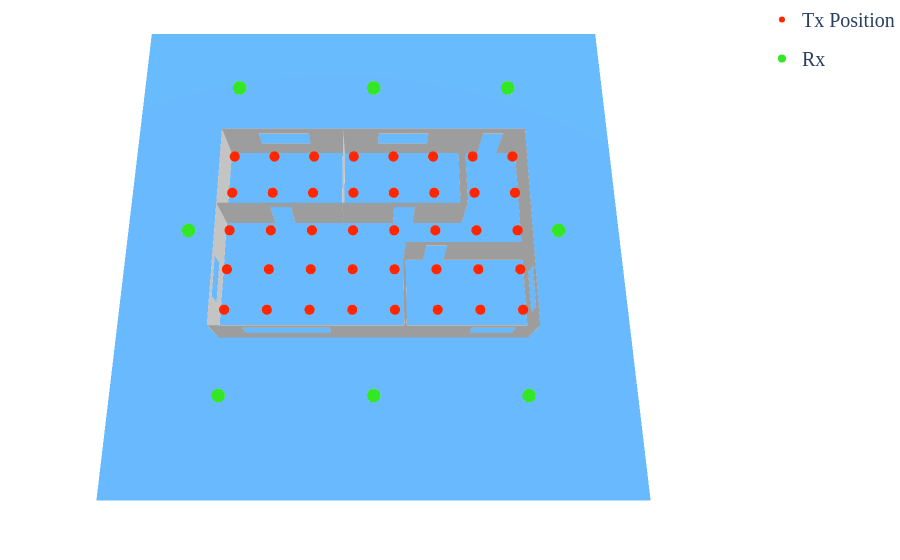

This figure's notebook cell:
### Code cell
# Define your perfect camera angle
my_camera = dict(
    up=dict(x=0, y=0, z=1),       # Which way is "up"
    center=dict(x=0, y=-0.2, z=0),   # Where the camera is looking
    eye=dict(x=0, y=-1, z=2.5)  # Where the camera is located (zoom and rotation)
)

fig.update_layout(
    scene_camera=my_camera,       # Apply the camera!
    paper_bgcolor='white', 
    plot_bgcolor='white',
    font=dict(size=20, family='serif'),
    # ... (rest of your layout)
)

### Figure 1 — Plotly figure (JSON) as saved in the notebook; plotly's stock layout.template omitted (floating-point values rounded to 4 significant figures)
{"data": [{"color": "#41A8FC", "flatshading": true, "hoverinfo": "name", "i": [0, 0], "j": [1, 2], "k": [2, 3], "name": "Ground", "opacity": 0.8, "type": "mesh3d", "x": [-12.5, 12.5, 12.5, -12.5], "y": [-12.5, -12.5, 12.5, 12.5], "z": [0.0, 0.0, 0.0, 0.0]}, {"color": "#C4C4C4", "flatshading": true, "hoverinfo": "name", "i": [0, 3, 3, 0, 0, 7, 10, 10, 7, 13, 15, 12, 16, 12, 12, 13, 3, 14, 3, 17, 19, 21, 21, 17, 21, 23, 23, 25, 27, 27, 25, 31, 25, 34, 36, 31, 31, 29, 29, 34, 34, 37, 39, 41, 41, 37, 41, 43, 43, 45, 45, 49, 52, 52, 56, 57, 59, 51, 60, 51, 51, 61, 61, 65, 65, 69, 72, 72, 69, 72, 76], "j": [1, 4, 5, 2, 3, 8, 6, 5, 9, 14, 7, 10, 13, 11, 16, 4, 9, 13, 8, 18, 20, 22, 23, 19, 24, 22, 19, 26, 28, 29, 27, 32, 30, 35, 25, 33, 34, 28, 33, 27, 26, 38, 40, 42, 43, 39, 44, 42, 39, 46, 47, 50, 53, 54, 49, 58, 56, 52, 57, 55, 60, 62, 63, 66, 67, 70, 73, 74, 71, 75, 72], "k": [2, 5, 6, 3, 6, 9, 5, 11, 12, 15, 12, 11, 15, 16, 15, 3, 8, 3, 14, 19, 21, 23, 24, 21, 17, 19, 18, 27, 29, 30, 30, 33, 31, 36, 31, 34, 36, 33, 32, 26, 35, 39, 41, 43, 44, 41, 37, 39, 38, 47, 48, 51, 54, 55, 51, 59, 51, 55, 59, 60, 59, 63, 64, 67, 68, 71, 74, 75, 76, 69, 69], "name": "no-name-13", "opacity": 1, "type": "mesh3d", "x": [6.5, 6.5, 7.5, 7.5, 2.75, 2.75, 5.5, -5.75, -5.75, -7.5, 5.5, 2.75, -7.5, 0.25, -3.25, -3.25, 0.25, 7.5, 7.5, 7.5, 7.5, 7.5, 7.5, 7.5, 7.5, 4.5, 6.5, 7.5, -7.5, -6.0, -2.0, -2.0, -6.0, -7.5, 7.5, 6.5, 4.5, -7.5, -7.5, -7.5, -7.5, -7.5, -7.5, -7.5, -7.5, 4.5, 4.5, 4.5, 4.5, 2.0, 4.5, 4.5, -7.5, -7.5, -5.0, -5.0, 2.0, -4.0, 1.0, 1.0, -4.0, -1.5, -1.5, -1.5, -1.5, 1.5, 1.5, 1.5, 1.5, 3.5, 3.5, 7.5, 1.5, 1.5, 2.5, 2.5, 7.5], "y": [5.0, 5.0, 5.0, 5.0, 5.0, 5.0, 5.0, 5.0, 5.0, 5.0, 5.0, 5.0, 5.0, 5.0, 5.0, 5.0, 5.0, -2.0, -4.0, -5.0, 5.0, 5.0, -5.0, -4.0, -2.0, -5.0, -5.0, -5.0, -5.0, -5.0, -5.0, -5.0, -5.0, -5.0, -5.0, -5.0, -5.0, -1.5, -3.5, -5.0, 5.0, 5.0, -5.0, -3.5, -1.5, 1.0, 5.0, 5.0, 1.0, 1.0, 1.0, 1.0, 1.0, 1.0, 1.0, 1.0, 1.0, 1.0, 1.0, 1.0, 1.0, 1.0, 5.0, 5.0, 1.0, -5.0, -1.0, -1.0, -5.0, -1.0, -1.0, -1.0, -1.0, -1.0, -1.0, -1.0, -1.0], "z": [2.0, 0.0, 0.0, 2.5, 2.0, 1.708, 2.0, 1.0, 2.0, 2.5, 0.0, 1.0, 0.0, 2.0, 2.0, 1.0, 1.0, 1.0, 1.0, 0.0, 0.0, 2.5, 2.5, 2.0, 2.0, 2.0, 2.0, 2.5, 2.5, 2.0, 2.0, 1.0, 1.0, 0.0, 0.0, 1.0, 1.0, 1.0, 1.0, 0.0, 0.0, 2.5, 2.5, 2.0, 2.0, 0.0, 0.0, 2.5, 2.5, 0.0, 0.0, 2.5, 2.5, 0.0, 0.0, 2.0, 2.0, 0.0, 0.0, 2.0, 2.0, 0.0, 0.0, 2.5, 2.5, 0.0, 0.0, 2.5, 2.5, 2.0, 0.0, 0.0, 2.5, 0.0, 0.0, 2.0, 2.5]}, {"marker": {"color": "#FF2600", "size": 6, "symbol": "circle"}, "mode": "markers", "name": "Tx Position", "showlegend": true, "type": "scatter3d", "x": [-7], "y": [-4], "z": [1.5]}, {"marker": {"color": "#FF2600", "size": 6, "symbol": "circle"}, "mode": "markers", "name": "Tx Position", "showlegend": false, "type": "scatter3d", "x": [-7], "y": [-2], "z": [1.5]}, {"marker": {"color": "#FF2600", "size": 6, "symbol": "circle"}, "mode": "markers", "name": "Tx Position", "showlegend": false, "type": "scatter3d", "x": [-7], "y": [0], "z": [1.5]}, {"marker": {"color": "#FF2600", "size": 6, "symbol": "circle"}, "mode": "markers", "name": "Tx Position", "showlegend": false, "type": "scatter3d", "x": [-7], "y": [2], "z": [1.5]}, {"marker": {"color": "#FF2600", "size": 6, "symbol": "circle"}, "mode": "markers", "name": "Tx Position", "showlegend": false, "type": "scatter3d", "x": [-7], "y": [4], "z": [1.5]}, {"marker": {"color": "#FF2600", "size": 6, "symbol": "circle"}, "mode": "markers", "name": "Tx Position", "showlegend": false, "type": "scatter3d", "x": [-5], "y": [-4], "z": [1.5]}, {"marker": {"color": "#FF2600", "size": 6, "symbol": "circle"}, "mode": "markers", "name": "Tx Position", "showlegend": false, "type": "scatter3d", "x": [-5], "y": [-2], "z": [1.5]}, {"marker": {"color": "#FF2600", "size": 6, "symbol": "circle"}, "mode": "markers", "name": "Tx Position", "showlegend": false, "type": "scatter3d", "x": [-5], "y": [0], "z": [1.5]}, {"marker": {"color": "#FF2600", "size": 6, "symbol": "circle"}, "mode": "markers", "name": "Tx Position", "showlegend": false, "type": "scatter3d", "x": [-5], "y": [2], "z": [1.5]}, {"marker": {"color": "#FF2600", "size": 6, "symbol": "circle"}, "mode": "markers", "name": "Tx Position", "showlegend": false, "type": "scatter3d", "x": [-5], "y": [4], "z": [1.5]}, {"marker": {"color": "#FF2600", "size": 6, "symbol": "circle"}, "mode": "markers", "name": "Tx Position", "showlegend": false, "type": "scatter3d", "x": [-3], "y": [-4], "z": [1.5]}, {"marker": {"color": "#FF2600", "size": 6, "symbol": "circle"}, "mode": "markers", "name": "Tx Position", "showlegend": false, "type": "scatter3d", "x": [-3], "y": [-2], "z": [1.5]}, {"marker": {"color": "#FF2600", "size": 6, "symbol": "circle"}, "mode": "markers", "name": "Tx Position", "showlegend": false, "type": "scatter3d", "x": [-3], "y": [0], "z": [1.5]}, {"marker": {"color": "#FF2600", "size": 6, "symbol": "circle"}, "mode": "markers", "name": "Tx Position", "showlegend": false, "type": "scatter3d", "x": [-3], "y": [2], "z": [1.5]}, {"marker": {"color": "#FF2600", "size": 6, "symbol": "circle"}, "mode": "markers", "name": "Tx Position", "showlegend": false, "type": "scatter3d", "x": [-3], "y": [4], "z": [1.5]}, {"marker": {"color": "#FF2600", "size": 6, "symbol": "circle"}, "mode": "markers", "name": "Tx Position", "showlegend": false, "type": "scatter3d", "x": [-1], "y": [-4], "z": [1.5]}, {"marker": {"color": "#FF2600", "size": 6, "symbol": "circle"}, "mode": "markers", "name": "Tx Position", "showlegend": false, "type": "scatter3d", "x": [-1], "y": [-2], "z": [1.5]}, {"marker": {"color": "#FF2600", "size": 6, "symbol": "circle"}, "mode": "markers", "name": "Tx Position", "showlegend": false, "type": "scatter3d", "x": [-1], "y": [0], "z": [1.5]}, {"marker": {"color": "#FF2600", "size": 6, "symbol": "circle"}, "mode": "markers", "name": "Tx Position", "showlegend": false, "type": "scatter3d", "x": [-1], "y": [2], "z": [1.5]}, {"marker": {"color": "#FF2600", "size": 6, "symbol": "circle"}, "mode": "markers", "name": "Tx Position", "showlegend": false, "type": "scatter3d", "x": [-1], "y": [4], "z": [1.5]}, {"marker": {"color": "#FF2600", "size": 6, "symbol": "circle"}, "mode": "markers", "name": "Tx Position", "showlegend": false, "type": "scatter3d", "x": [1], "y": [-4], "z": [1.5]}, {"marker": {"color": "#FF2600", "size": 6, "symbol": "circle"}, "mode": "markers", "name": "Tx Position", "showlegend": false, "type": "scatter3d", "x": [1], "y": [-2], "z": [1.5]}, {"marker": {"color": "#FF2600", "size": 6, "symbol": "circle"}, "mode": "markers", "name": "Tx Position", "showlegend": false, "type": "scatter3d", "x": [1], "y": [0], "z": [1.5]}, {"marker": {"color": "#FF2600", "size": 6, "symbol": "circle"}, "mode": "markers", "name": "Tx Position", "showlegend": false, "type": "scatter3d", "x": [1], "y": [2], "z": [1.5]}, {"marker": {"color": "#FF2600", "size": 6, "symbol": "circle"}, "mode": "markers", "name": "Tx Position", "showlegend": false, "type": "scatter3d", "x": [1], "y": [4], "z": [1.5]}, {"marker": {"color": "#FF2600", "size": 6, "symbol": "circle"}, "mode": "markers", "name": "Tx Position", "showlegend": false, "type": "scatter3d", "x": [3], "y": [-4], "z": [1.5]}, {"marker": {"color": "#FF2600", "size": 6, "symbol": "circle"}, "mode": "markers", "name": "Tx Position", "showlegend": false, "type": "scatter3d", "x": [3], "y": [-2], "z": [1.5]}, {"marker": {"color": "#FF2600", "size": 6, "symbol": "circle"}, "mode": "markers", "name": "Tx Position", "showlegend": false, "type": "scatter3d", "x": [3], "y": [0], "z": [1.5]}, {"marker": {"color": "#FF2600", "size": 6, "symbol": "circle"}, "mode": "markers", "name": "Tx Position", "showlegend": false, "type": "scatter3d", "x": [3], "y": [2], "z": [1.5]}, {"marker": {"color": "#FF2600", "size": 6, "symbol": "circle"}, "mode": "markers", "name": "Tx Position", "showlegend": false, "type": "scatter3d", "x": [3], "y": [4], "z": [1.5]}, {"marker": {"color": "#FF2600", "size": 6, "symbol": "circle"}, "mode": "markers", "name": "Tx Position", "showlegend": false, "type": "scatter3d", "x": [5], "y": [-4], "z": [1.5]}, {"marker": {"color": "#FF2600", "size": 6, "symbol": "circle"}, "mode": "markers", "name": "Tx Position", "showlegend": false, "type": "scatter3d", "x": [5], "y": [-2], "z": [1.5]}, {"marker": {"color": "#FF2600", "size": 6, "symbol": "circle"}, "mode": "markers", "name": "Tx Position", "showlegend": false, "type": "scatter3d", "x": [5], "y": [0], "z": [1.5]}, {"marker": {"color": "#FF2600", "size": 6, "symbol": "circle"}, "mode": "markers", "name": "Tx Position", "showlegend": false, "type": "scatter3d", "x": [5], "y": [2], "z": [1.5]}, {"marker": {"color": "#FF2600", "size": 6, "symbol": "circle"}, "mode": "markers", "name": "Tx Position", "showlegend": false, "type": "scatter3d", "x": [5], "y": [4], "z": [1.5]}, {"marker": {"color": "#FF2600", "size": 6, "symbol": "circle"}, "mode": "markers", "name": "Tx Position", "showlegend": false, "type": "scatter3d", "x": [7], "y": [-4], "z": [1.5]}, {"marker": {"color": "#FF2600", "size": 6, "symbol": "circle"}, "mode": "markers", "name": "Tx Position", "showlegend": false, "type": "scatter3d", "x": [7], "y": [-2], "z": [1.5]}, {"marker": {"color": "#FF2600", "size": 6, "symbol": "circle"}, "mode": "markers", "name": "Tx Position", "showlegend": false, "type": "scatter3d", "x": [7], "y": [0], "z": [1.5]}, {"marker": {"color": "#FF2600", "size": 6, "symbol": "circle"}, "mode": "markers", "name": "Tx Position", "showlegend": false, "type": "scatter3d", "x": [7], "y": [2], "z": [1.5]}, {"marker": {"color": "#FF2600", "size": 6, "symbol": "circle"}, "mode": "markers", "name": "Tx Position", "showlegend": false, "type": "scatter3d", "x": [7], "y": [4], "z": [1.5]}, {"legendgroup": "Rx", "marker": {"color": "#34E724", "size": 8, "symbol": "circle"}, "mode": "markers", "name": "Rx", "showlegend": true, "type": "scatter3d", "x": [-7], "y": [8], "z": [1.5]}, {"legendgroup": "Rx", "marker": {"color": "#34E724", "size": 8, "symbol": "circle"}, "mode": "markers", "name": "Rx", "showlegend": false, "type": "scatter3d", "x": [0], "y": [8], "z": [1.5]}, {"legendgroup": "Rx", "marker": {"color": "#34E724", "size": 8, "symbol": "circle"}, "mode": "markers", "name": "Rx", "showlegend": false, "type": "scatter3d", "x": [7], "y": [8], "z": [1.5]}, {"legendgroup": "Rx", "marker": {"color": "#34E724", "size": 8, "symbol": "circle"}, "mode": "markers", "name": "Rx", "showlegend": false, "type": "scatter3d", "x": [9], "y": [0], "z": [1.5]}, {"legendgroup": "Rx", "marker": {"color": "#34E724", "size": 8, "symbol": "circle"}, "mode": "markers", "name": "Rx", "showlegend": false, "type": "scatter3d", "x": [-9], "y": [0], "z": [1.5]}, {"legendgroup": "Rx", "marker": {"color": "#34E724", "size": 8, "symbol": "circle"}, "mode": "markers", "name": "Rx", "showlegend": false, "type": "scatter3d", "x": [-7], "y": [-8], "z": [1.5]}, {"legendgroup": "Rx", "marker": {"color": "#34E724", "size": 8, "symbol": "circle"}, "mode": "markers", "name": "Rx", "showlegend": false, "type": "scatter3d", "x": [0], "y": [-8], "z": [1.5]}, {"legendgroup": "Rx", "marker": {"color": "#34E724", "size": 8, "symbol": "circle"}, "mode": "markers", "name": "Rx", "showlegend": false, "type": "scatter3d", "x": [7], "y": [-8], "z": [1.5]}], "layout": {"font": {"family": "serif", "size": 20}, "margin": {"b": 0, "l": 0, "r": 0, "t": 0}, "paper_bgcolor": "white", "plot_bgcolor": "white", "scene": {"aspectmode": "data", "camera": {"center": {"x": 0, "y": -0.2, "z": 0}, "eye": {"x": 0, "y": -1, "z": 2.5}, "up": {"x": 0, "y": 0, "z": 1}}, "xaxis": {"showbackground": false, "showgrid": false, "showticklabels": false, "title": {"text": ""}}, "yaxis": {"showbackground": false, "showgrid": false, "showticklabels": false, "title": {"text": ""}}, "zaxis": {"showbackground": false, "showgrid": false, "showticklabels": false, "title": {"text": ""}}}, "showlegend": true}}
